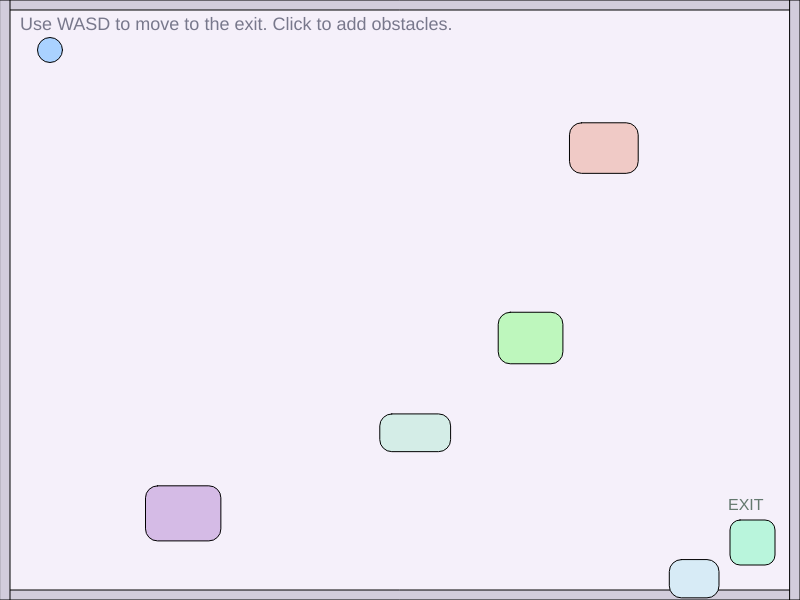
Frame 1 (no input)
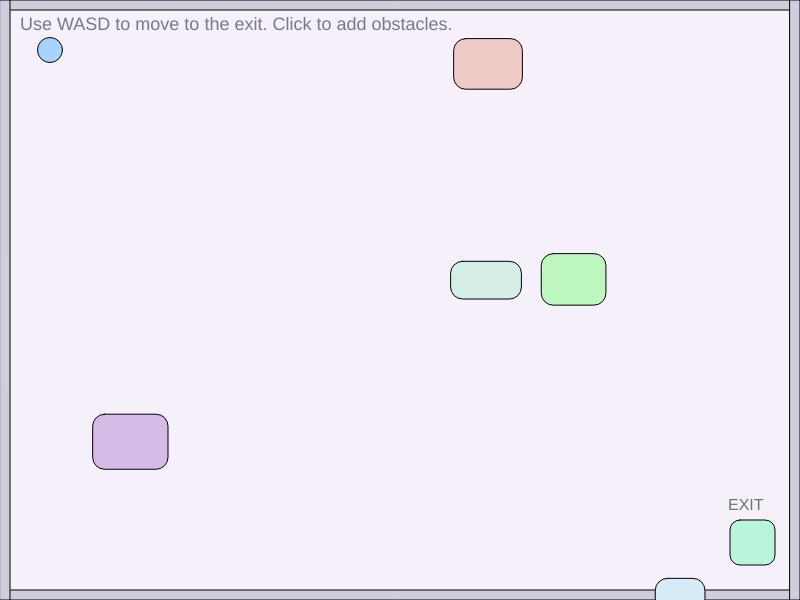
Frame 60 (no input)
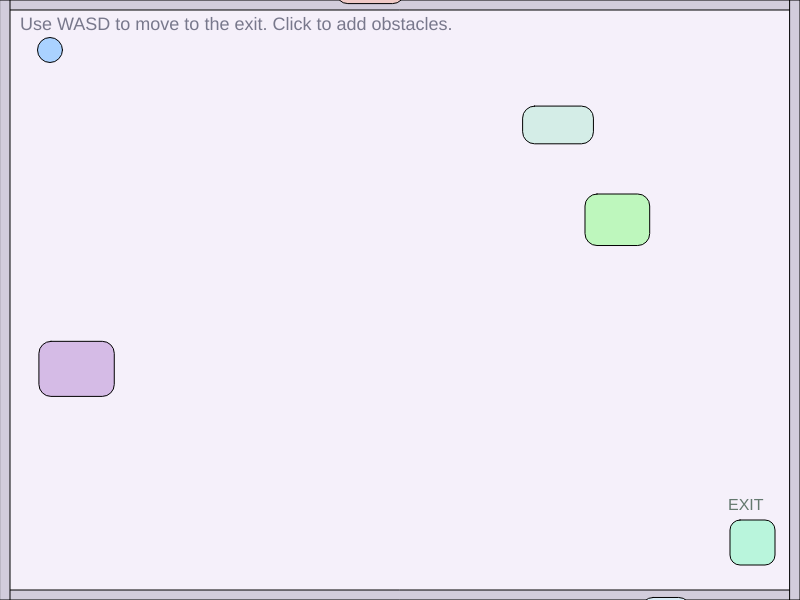
Frame 120 (the mouse pressed at the canvas centre since frame 60)

The p5.js sketch that drew these frames (run headless with seeded random() and noise() and a simulated clock; from frame 60 on, the mouse is pressed at the canvas centre):

// p5.js sketch
// ── sketch.js
let playerX = 50;
let playerY = 50;
let playerSize = 25;
let moveSpeed = 5;

let obstacleX = [];
let obstacleY = [];
let obstacleW = [];
let obstacleH = [];
let obstacleColor = [];
let obstacleDX = [];
let obstacleDY = [];

let clickedObstacleX = [];
let clickedObstacleY = [];
let clickedObstacleSize = [];

let exitX = 730;
let exitY = 520;
let exitW = 45;
let exitH = 45;

let win = false;

function setup() {
  createCanvas(800, 600);

  for (let i = 0; i < 5; i++) {
    obstacleX[i] = random(width);
    obstacleY[i] = random(height);
    obstacleW[i] = random(35, 80);
    obstacleH[i] = random(35, 80);
    obstacleColor[i] = color(
      random(180, 255),
      random(180, 255),
      random(180, 255)
    );
    obstacleDX[i] = random(-3, 3);
    obstacleDY[i] = random(-3, 3);

    if (obstacleDX[i] === 0) {
      obstacleDX[i] = 1;
    }
    if (obstacleDY[i] === 0) {
      obstacleDY[i] = 1;
    }
  }
}

function draw() {
  background(245, 240, 250);

  drawInstructions();
  drawBorders();
  drawExit();
  movePlayer();
  drawPlayer();
  moveObstacles();
  drawObstacles();
  drawClickedObstacles();
  checkWin();
  displayWinMessage();
}

function drawInstructions() {
  fill(120, 120, 140);
  textSize(18);
  textAlign(LEFT);
  text("Use WASD to move to the exit. Click to add obstacles.", 20, 30);
}

function drawBorders() {
  fill(210, 205, 220);
  rect(0, 0, width, 10);
  rect(0, height - 10, width, 10);
  rect(0, 0, 10, height);
  rect(width - 10, 0, 10, height);
}

function drawExit() {
  fill(185, 245, 220);
  rect(exitX, exitY, exitW, exitH, 10);

  fill(100, 120, 110);
  textSize(16);
  textAlign(LEFT);
  text("EXIT", exitX - 2, exitY - 10);
}

function drawPlayer() {
  fill(170, 210, 255);
  ellipse(playerX, playerY, playerSize);
}

function movePlayer() {
  if (!win) {
    if (keyIsDown(87)) {
      playerY -= moveSpeed;
    }
    if (keyIsDown(83)) {
      playerY += moveSpeed;
    }
    if (keyIsDown(65)) {
      playerX -= moveSpeed;
    }
    if (keyIsDown(68)) {
      playerX += moveSpeed;
    }
  }
}

function moveObstacles() {
  for (let i = 0; i < obstacleX.length; i++) {
    obstacleX[i] += obstacleDX[i];
    obstacleY[i] += obstacleDY[i];

    if (obstacleX[i] > width) {
      obstacleX[i] = -obstacleW[i];
    }
    if (obstacleX[i] + obstacleW[i] < 0) {
      obstacleX[i] = width;
    }
    if (obstacleY[i] > height) {
      obstacleY[i] = -obstacleH[i];
    }
    if (obstacleY[i] + obstacleH[i] < 0) {
      obstacleY[i] = height;
    }
  }
}

function drawObstacles() {
  for (let i = 0; i < obstacleX.length; i++) {
    fill(obstacleColor[i]);
    rect(obstacleX[i], obstacleY[i], obstacleW[i], obstacleH[i], 12);
  }
}

function mouseClicked() {
  clickedObstacleX.push(mouseX);
  clickedObstacleY.push(mouseY);
  clickedObstacleSize.push(random(20, 50));
}

function drawClickedObstacles() {
  for (let i = 0; i < clickedObstacleX.length; i++) {
    fill(255, 190, 210);
    circle(clickedObstacleX[i], clickedObstacleY[i], clickedObstacleSize[i]);
  }
}

function checkWin() {
  if (
    playerX > exitX &&
    playerX < exitX + exitW &&
    playerY > exitY &&
    playerY < exitY + exitH
  ) {
    win = true;
  }
}

function displayWinMessage() {
  if (win) {
    fill(185, 160, 255);
    textSize(42);
    textAlign(CENTER);
    text("You Win!", width / 2, height / 2);
  }
}
